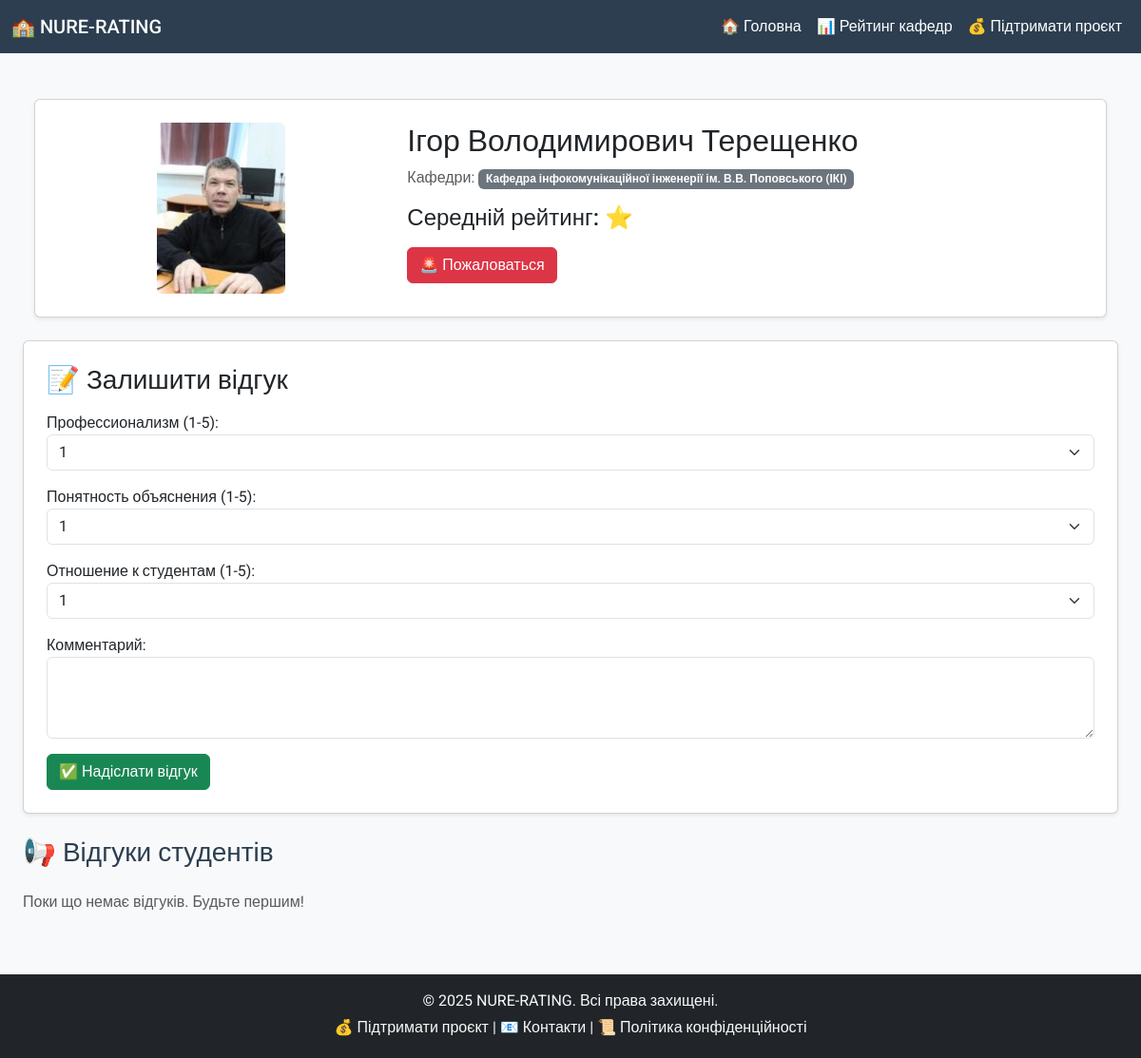
Screenshot of /professor/2/ with the database file from the repository.
### feedback_app/models.py (models this page shows, shortened)
class Professor(models.Model):
    name = models.CharField(max_length=255)
    photo = models.ImageField(upload_to="professors_photos/", blank=True, null=True)
    departments = models.ManyToManyField("Department", related_name="professors")
    def calculate_avg_rating(self):
        rating = self.feedback.aggregate(
            avg_professionalism=Avg("professionalism"),
            avg_clarity=Avg("clarity"),
            avg_attitude=Avg("attitude")
        )
        if rating["avg_professionalism"] and rating["avg_clarity"] and rating["avg_attitude"]:
            return round(
                (rating["avg_professionalism"] + rating["avg_clarity"] + rating["avg_attitude"]) / 3, 1
            )
        return None  # Если нет отзывов

class Department(models.Model):
    name = models.CharField(max_length=255, unique=True)
    faculty = models.ForeignKey(Faculty, on_delete=models.CASCADE, related_name='departments')
    description = models.TextField(blank=True, null=True)

### feedback_app/views.py (the view)
# urls.py: path('professor/<int:professor_id>/', views.professor_detail, name='professor_detail'),
def professor_detail(request, professor_id):
    professor = get_object_or_404(Professor, id=professor_id)
    user_ip = get_client_ip(request)  # 📌 Получаем IP пользователя
    existing_feedback = Feedback.objects.filter(professor=professor, user_ip=user_ip).first()
    if request.method == "POST":
        form = FeedbackForm(request.POST, instance=existing_feedback)
        if form.is_valid():
            feedback = form.save(commit=False)
            feedback.professor = professor
            feedback.user_ip = user_ip  # 📌 Привязываем IP
            try:
                feedback.save()
                professor_avg_rating = professor.calculate_avg_rating()
                return redirect('professor_detail', professor_id=professor.id)  # ✅ Перенаправляем
            except IntegrityError:
                return JsonResponse({"error": "Такой отзыв уже существует!"}, status=400)
        else:
            return JsonResponse({"error": "Ошибка при заполнении формы!"}, status=400)
    else:
        form = FeedbackForm(instance=existing_feedback)
    feedbacks = Feedback.objects.filter(professor=professor).order_by("-created_at")
    professor_avg_rating = professor.calculate_avg_rating()
    return render(request, "professor_detail.html", {
        "professor": professor,
        "form": form,
        "existing_feedback": existing_feedback,
        "feedbacks": feedbacks,
        "professor_avg_rating": professor_avg_rating,  # 🔹 Передаем рейтинг в шаблон
    })

### feedback_app/views.py (called while the page is built)
def get_client_ip(request):
    x_forwarded_for = request.META.get("HTTP_X_FORWARDED_FOR")
    if x_forwarded_for:
        ip = x_forwarded_for.split(",")[0]
    else:
        ip = request.META.get("REMOTE_ADDR")
    return ip

### templates/professor_detail.html (shortened to what this page needs)
{% extends 'base.html' %}
{% block content %}
<div class="container mt-4">
    <div class="container mt-4">
        <div class="card shadow-sm p-4">
            <div class="row">
                <div class="col-md-4 text-center">
                    <img src="{{ professor.photo.url }}" class="img-fluid rounded" alt="Фото {{ professor.name }}" style="max-width: 200px;">
                </div>
                <div class="col-md-8">
                    <h2>{{ professor.name }}</h2>
                    <p class="text-muted">Кафедри:
                        {% for department in professor.departments.all %}
                            <a href="{% url 'department_detail' department.id %}" class="badge bg-secondary text-decoration-none">
                                {{ department.name }}
                            </a>
                        {% endfor %}
                    </p>
                    <h4>Середній рейтинг:
                         ⭐
                    </h4>
                    <button class="btn btn-danger mt-2" data-bs-toggle="modal" data-bs-target="#complaintModal">🚨 Пожаловаться</button>
                </div>
            </div>
        </div>
    </div>
    <div class="card shadow-sm mt-4 p-4">
        <h3 class="mb-3">📝 Залишити відгук</h3>
        <form method="post">
            <div class="mb-3">
                {{ form.as_p }}
            </div>
            {% if existing_feedback %}
                <button type="submit" class="btn btn-primary" id="review-submit-btn">✏ Змінити відгук</button>
            {% else %}
                <button type="submit" class="btn btn-success" id="review-submit-btn">✅ Надіслати відгук</button>
            {% endif %}
        </form>
    </div>
    <h3 class="my-4">📢 Відгуки студентів</h3>
    {% if feedbacks %}
        <ul class="list-group">
            {% for feedback in feedbacks %}
                <li class="list-group-item d-flex justify-content-between align-items-center">
                    <div>
                        <p>⭐ {{ feedback.professionalism }}/5 | 📚 {{ feedback.clarity }}/5 | 👥 {{ feedback.attitude }}/5</p>
                        <p>{{ feedback.comment }}</p>
                    </div>
                    <div>
                        <button class="btn btn-outline-success like-btn" data-id="{{ feedback.id }}">
                            👍 <span class="like-count">{{ feedback.likes }}</span>
                        </button>
                        <button class="btn btn-outline-danger dislike-btn" data-id="{{ feedback.id }}">
                            👎 <span class="dislike-count">{{ feedback.dislikes }}</span>
                        </button>
                    </div>
                </li>
            {% endfor %}
        </ul>
    {% else %}
        <p class="text-muted">Поки що немає відгуків. Будьте першим!</p>
    {% endif %}
</div>
{% endblock %}

### templates/base.html (style rules this page uses)
body { font-family: 'Roboto', sans-serif; background-color: #F8F9FA; color: #2C3E50; display: flex; flex-direction: column; min-height: 100vh; }
.container { max-width: 1200px; flex: 1; }
html, body { height: 100%; }
body { display: flex; flex-direction: column; }
.container { flex: 1; }

### rows the page displays
Professor: photo (picture), name "Ігор Володимирович Терещенко"
Department: name "Кафедра інфокомунікаційної інженерії ім. В.В. Поповського (ІКІ)"
